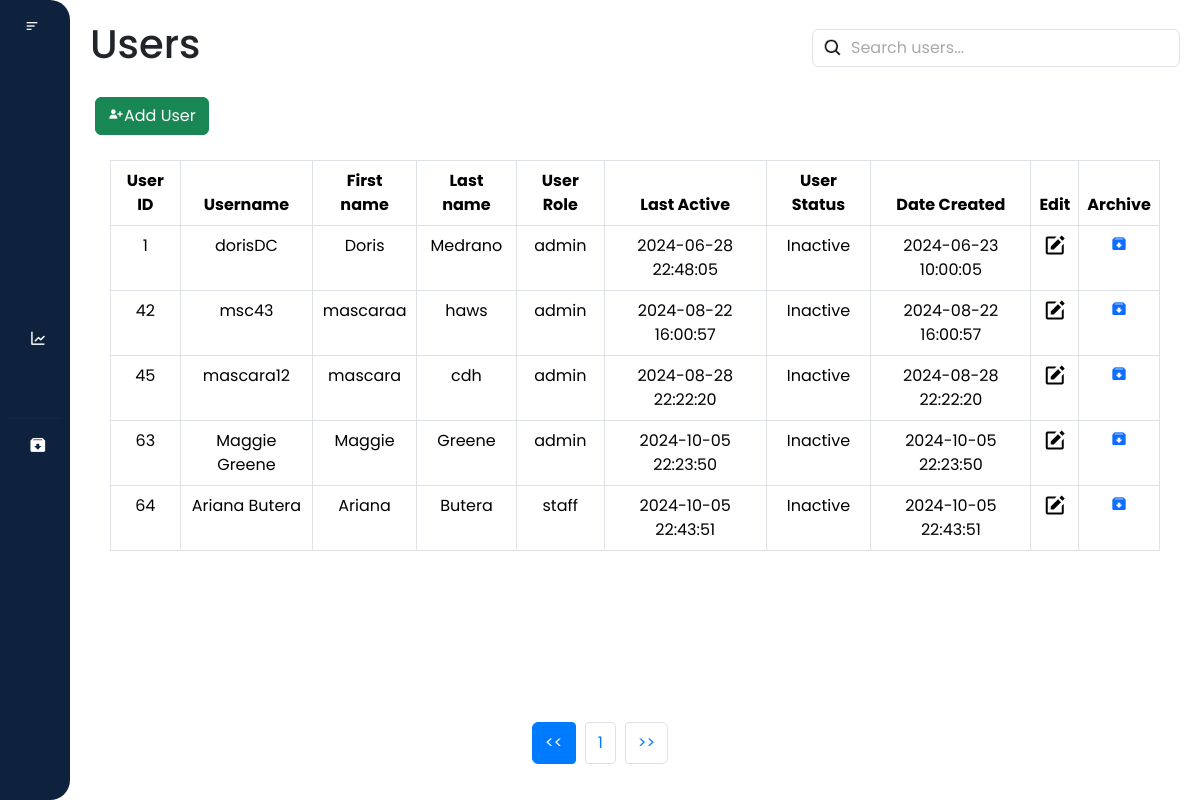
The page /users/users.php (signed in) on the database as committed earlier.
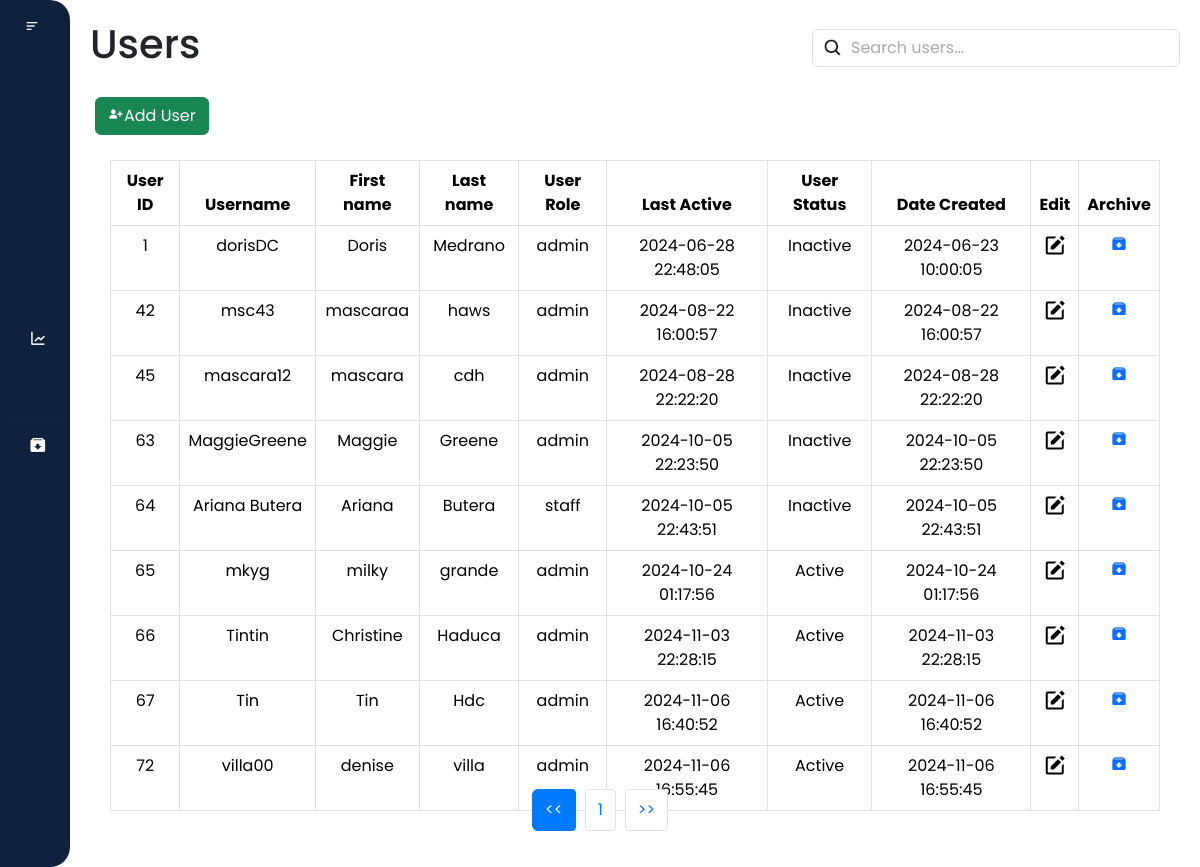
The same page on the database as committed later.
### tables this page shows
CREATE TABLE `user` (
  `user_id` int(11) NOT NULL,
  `username` varchar(30) NOT NULL,
  `first_name` varchar(255) NOT NULL,
  `last_name` varchar(255) NOT NULL,
  `user_role` enum('admin','staff') NOT NULL,
  `password` varchar(255) NOT NULL,
  `last_active` datetime NOT NULL DEFAULT current_timestamp(),
  `user_status` enum('Active','Inactive') NOT NULL,
  `question` varchar(255) NOT NULL,
  `answer` varchar(255) NOT NULL,
  `date_created` datetime NOT NULL DEFAULT current_timestamp()
);

### users/users.php (the view, shortened to what the changed rows need)
<?php
require_once('users_db.php');
?>
<!DOCTYPE html>
<html lang="en">
<head>
    <link rel="stylesheet" href="users.css">
    <link rel="stylesheet" href="https://cdnjs.cloudflare.com/ajax/libs/font-awesome/5.15.3/css/all.min.css"
>
    <link href="https://cdn.jsdelivr.net/npm/bootstrap@5.3.3/dist/css/bootstrap.min.css" rel="stylesheet">
    <link href='https://unpkg.com/boxicons@2.1.4/css/boxicons.min.css' rel='stylesheet'>
    <link href="https://cdn.lineicons.com/4.0/lineicons.css" rel="stylesheet"/>
</head>
<body>
    <div class="wrapper">
        <div class="main-content">
            <nav>
                <div class="d-flex justify-content-between align-items-center">
                    <h1>Users</h1>
                </div>
            </nav>
            <div class="table-responsive">
                <table class="table table-bordered text-center">
                    <thead>
                        <tr class="bg-dark text-white">
                            <th>User ID</th>
                            <th>Username</th>
                            <th>First name</th>
                            <th>Last name</th>
                            <th>User Role</th>
                            <th>Last Active</th>
                            <th>User Status</th>
                            <th>Date Created</th>
                            <th>Edit</th>
                            <th>Archive</th>
                        </tr>
                    </thead>
                    <tbody id = "user_table">
                        <?php
                        $query = "SELECT * FROM user";
                        $result = mysqli_query($con, $query);
                        if ($result->num_rows > 0) {
                            while($row = mysqli_fetch_assoc($result)) {
                                $current_time = new DateTime();
                                $last_active_time = new DateTime($row['last_active']);
                                $interval = $current_time->diff($last_active_time);
                                $user_status = ($interval->days < 30) ? 'Active' : 'Inactive';
                        ?>
                                <tr>
                                    <td><?php echo $row['user_id']; ?></td>
                                    <td><?php echo $row['username']; ?></td>
                                    <td><?php echo $row['first_name']; ?></td>
                                    <td><?php echo $row['last_name']; ?></td>
                                    <td><?php echo $row['user_role']; ?></td>
                                    <td><?php echo $row['last_active']; ?></td>
                                    <td><?php echo $user_status; ?></td>
                                    <td><?php echo $row['date_created']; ?></td>
                                    <td>
                                        <a href="javascript:void(0);" class="edit-btn" data-id="<?php echo $row['user_id']; ?>" data-username="<?php echo $row['username']; ?>"
                                            data-firstname="<?php echo $row['first_name']; ?>" data-lastname="<?php echo $row['last_name']; ?>"
                                            data-userrole="<?php echo $row['user_role']; ?>">
                                            <i class="bx bxs-edit"></i>
                                        </a>
                                    </td>
                                    <td>
                                        <a href="javascript:void(0);" class="archive-btn" data-id="<?php echo $row['user_id']; ?>">
                                            <i class='bx bxs-archive-in'></i>
                                        </a>
                                    </td>
                                </tr>
                        <?php
                            }
                        } else {
                        ?>
                            <tr>
                                <td colspan="10">No results found</td>
                            </tr>
                        <?php
                        }
                        ?>
                    </tbody>
                </table>
            </div>
        </div>
    </div>
</body>
</html>

Rows that differ between the two databases and show on the page:
changed user "Maggie": username "Maggie Greene" → "MaggieGreene"
added user: user_id "65", username "mkyg", first_name "milky", last_name "grande", user_role "admin", last_active "2024-10-24 01:17:56", date_created "2024-10-24 01:17:56"
added user: user_id "66", username "Tintin", first_name "Christine", last_name "Haduca", user_role "admin", last_active "2024-11-03 22:28:15", date_created "2024-11-03 22:28:15"
added user: user_id "67", username "Tin", first_name "Tin", last_name "Hdc", user_role "admin", last_active "2024-11-06 16:40:52", date_created "2024-11-06 16:40:52"
added user: user_id "72", username "villa00", first_name "denise", last_name "villa", user_role "admin", last_active "2024-11-06 16:55:45", date_created "2024-11-06 16:55:45"
